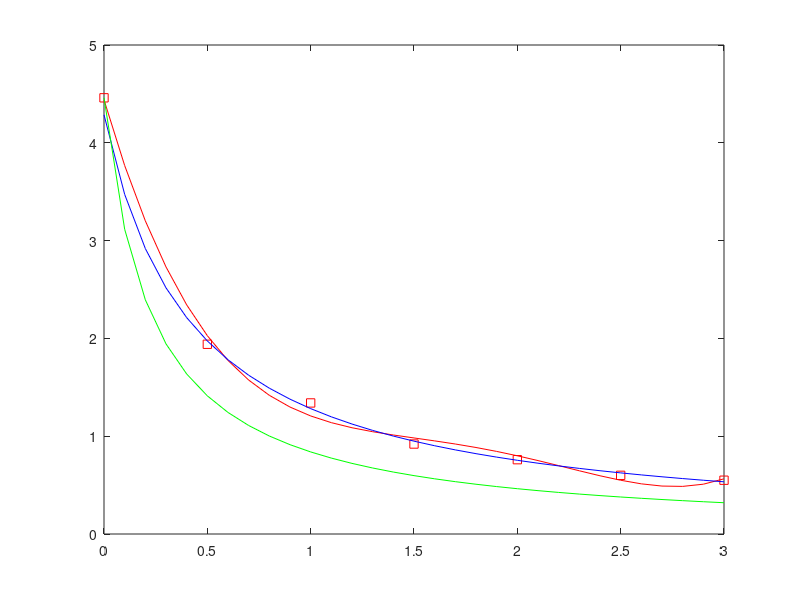

Recreate this plot in MATLAB.
 clear

tk=[0.0	0.5	1.0	1.5	2.0	2.5	3.0]';
yk=[4.46 1.94 1.34 0.92	0.76 0.60 0.55]';


H1=[tk.^0 tk.^1 tk.^2 tk.^3 tk.^4];
c1=H1\yk;
res1=yk-(c1(1)*tk.^0+c1(2)*tk.^1+c1(3)*tk.^2+c1(4)*tk.^3+c1(5)*tk.^4);
norm1=norm(res1);

H2=[tk.^0 tk.^1];
c2=H2\(1./yk);
res2=yk-(1./(c2(1)+c2(2)*tk));
norm2=norm(res2);

t=(0:0.1:3);
p1=c1(1)*t.^0+c1(2)*t.^1+c1(3)*t.^2+c1(4)*t.^3+c1(5)*t.^4;
p2=1./(c2(1)+c2(2)*t);
plot(tk,yk,'rs');hold on;
plot(t,p1,'r');
plot(t,p2,'b');

sum(abs(res1));
sum(abs(res2));

c1(1)+c1(2)*4+c1(3)*4^2+c1(4)*4^3+c1(5)*4^4;
1/(c2(1)+c2(2)*4);


tk2=[0.5 1.0 1.5 2.0 2.5 3.0]';
yk2=[1.94 1.34 0.92	0.76 0.60 0.55]';

H3=(tk2.^0);
v=((1./yk2)-(1/4.46));
c3=H3\v;
res3=yk-(1./((1/4.46)+c3()*tk));
norm3=norm(res3)
p3=1./((1/4.46)+c3()*t);
plot(t,p3,'g');

















